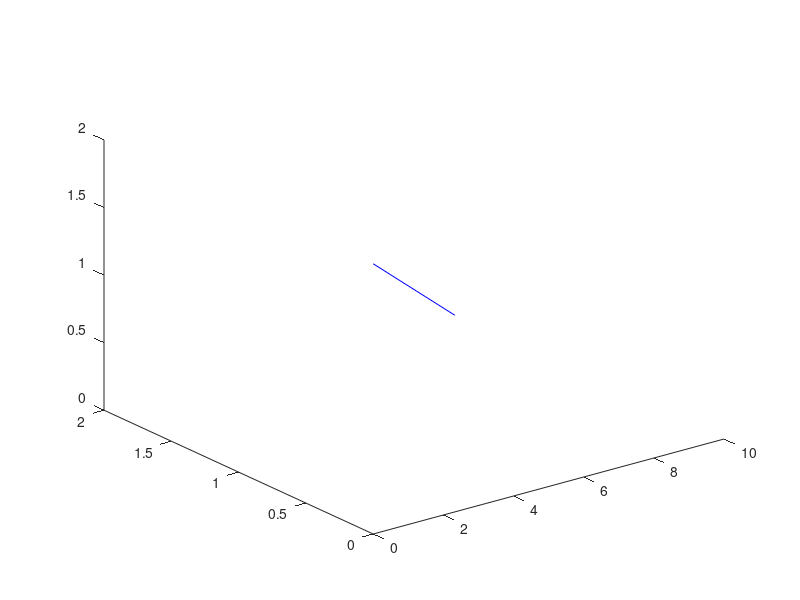

MATLAB code to generate this figure: (Note: this script raises an error after producing the figure.)
Xline= [0,  10];
Yline= [0,  2];
Zline= [2, 0];

color = 'blue';
p = plot3(Xline,Yline,Zline,color);
p.LineWidth = 3;
hold on;
%p1= plot3(Xline,Yline,[0,0],color);
p2= plot3(Xline,[0,0],Zline,color);
p3= plot3([0,0],Yline,Zline,color);
%p1.LineStyle = '--';
p2.LineStyle = '--';
p3.LineStyle = '--';
%p1.Color(4)  = 0.5;
p2.Color(4)  = 0.5;
p3.Color(4)  = 0.5;
%p1.LineWidth = 2;
p2.LineWidth = 2;
p3.LineWidth = 2;
hold off;

alpha0=0.6;


name = 'isocontour_eta=0.0_eps=0.3333333333333333_q=3.0_kappa=2.0_delta=0.7_dR0dr=0.0_skappa=0.0_sdelta=0.0.hdf5';

% import stuff
omn_mat     = h5read(name, '/omnv' );
alpha_mat   = h5read(name, '/alphav' );
s_mat       = h5read(name, '/sv' );
AE_mat      = h5read(name, '/AEv' );

AE_max = max(AE_mat,[],'all') ;
AE_min = 0.0 ;

surf0=isosurface(omn_mat,alpha_mat,s_mat,AE_mat,AE_max/25);
p0 = patch(surf0);
isonormals(omn_mat,alpha_mat,s_mat,AE_mat,p0);
set(p0,'FaceColor','[0.2322    0.1855    0.4989]','EdgeColor','none','FaceAlpha',alpha0); % set the color


surf1=isosurface(omn_mat,alpha_mat,s_mat,AE_mat,AE_max/5);
p1 = patch(surf1);
isonormals(omn_mat,alpha_mat,s_mat,AE_mat,p1);
set(p1,'FaceColor','[0.2453    0.6073    0.9973]','EdgeColor','none','FaceAlpha',alpha0); % set the color


surf2=isosurface(omn_mat,alpha_mat,s_mat,AE_mat,2*AE_max/5);
p2 = patch(surf2);
isonormals(omn_mat,alpha_mat,s_mat,AE_mat,p2);
set(p2,'FaceColor','[0.2738    0.9704    0.5186]','EdgeColor','none','FaceAlpha',alpha0); % set the color


surf3=isosurface(omn_mat,alpha_mat,s_mat,AE_mat,3*AE_max/5);
p3 = patch(surf3);
isonormals(omn_mat,alpha_mat,s_mat,AE_mat,p3);
set(p3,'FaceColor','[0.8825    0.8663    0.2170]','EdgeColor','none','FaceAlpha',alpha0); % set the color


surf4=isosurface(omn_mat,alpha_mat,s_mat,AE_mat,4*AE_max/5);
p4 = patch(surf4);
isonormals(omn_mat,alpha_mat,s_mat,AE_mat,p4);
set(p4,'FaceColor','[0.9411    0.3562    0.0705]','EdgeColor','none','FaceAlpha',alpha0); % set the color

daspect([1,1,1]);
xlabel('$\tilde{\omega}_n$','Interpreter','latex');
ylabel('$\alpha$','Interpreter','latex');
zlabel('$s$','Interpreter','latex');
grid on;

view([137 20]);




colormap(turbo);
c = colorbar;
caxis([AE_min AE_max]);
c.Label.String = '$\widehat{A}$';
c.Label.Interpreter = 'latex';

txt = '$(a)$: $\delta = +0.7$';
text(0.5,1.5,-1.5,txt,'Interpreter','latex')


fontname(gcf,"CMU Serif")

set(gcf, 'Units', 'Inches', 'Position', [0, 0, 6, 2.1]);
exportgraphics(gcf,'LH-plot-postriangle.png','Resolution',2000)